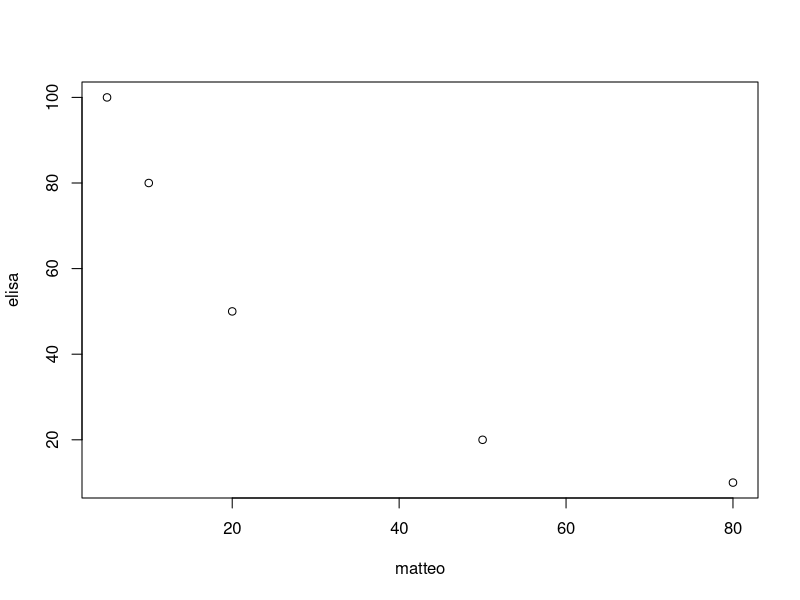
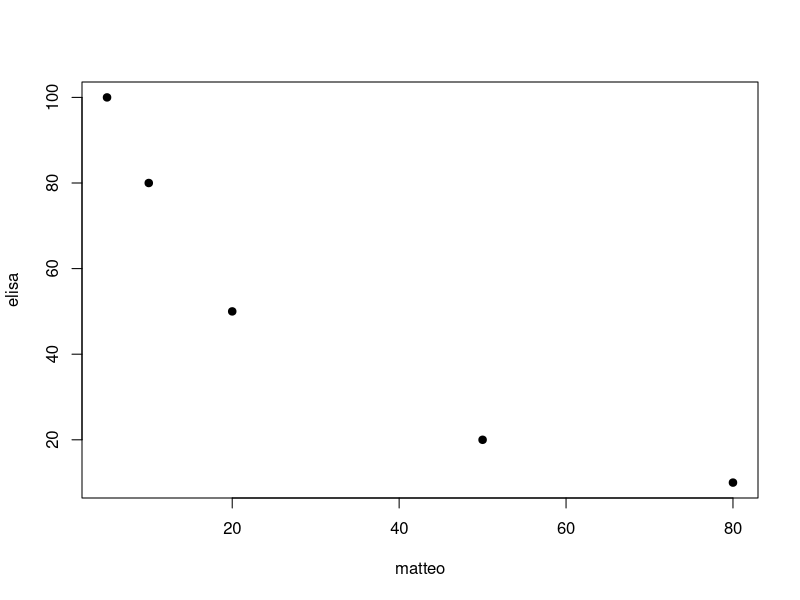
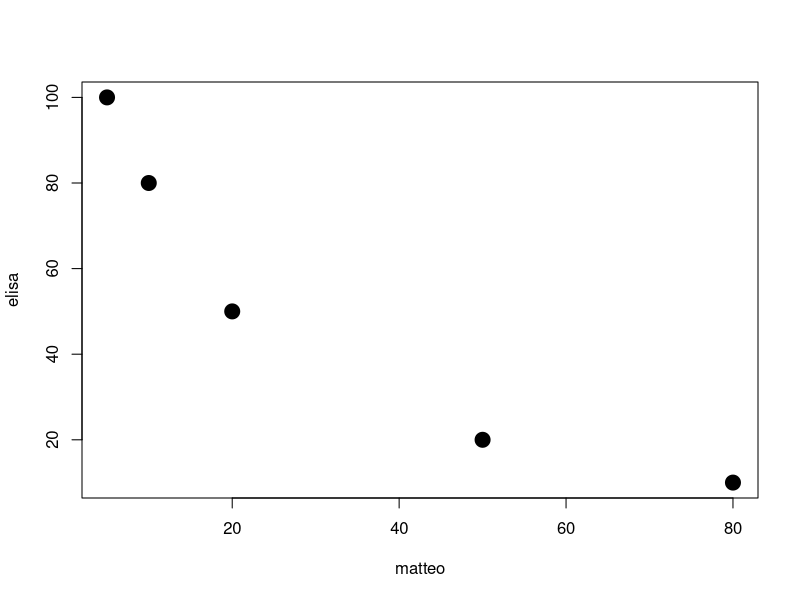
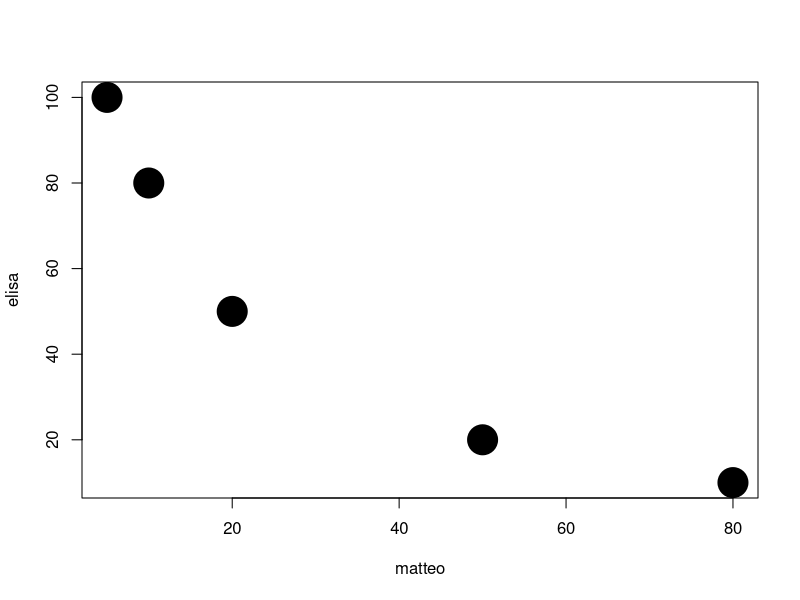
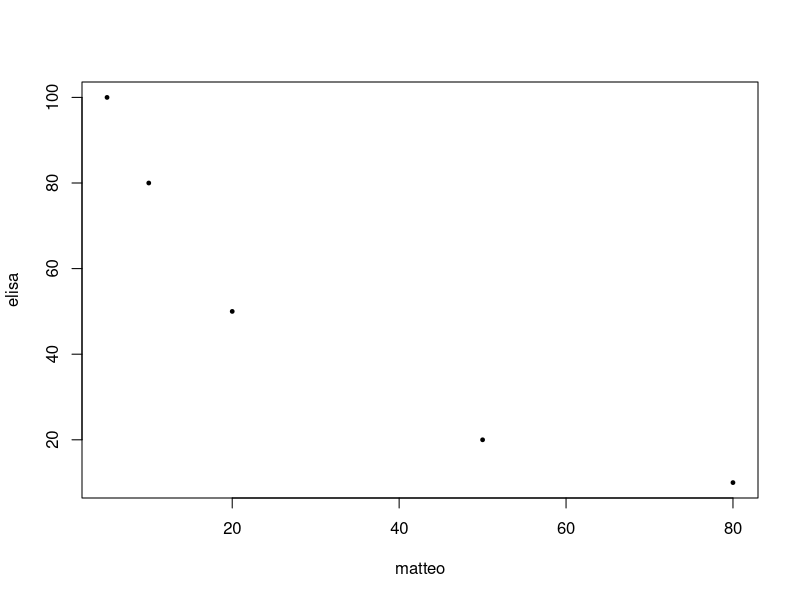
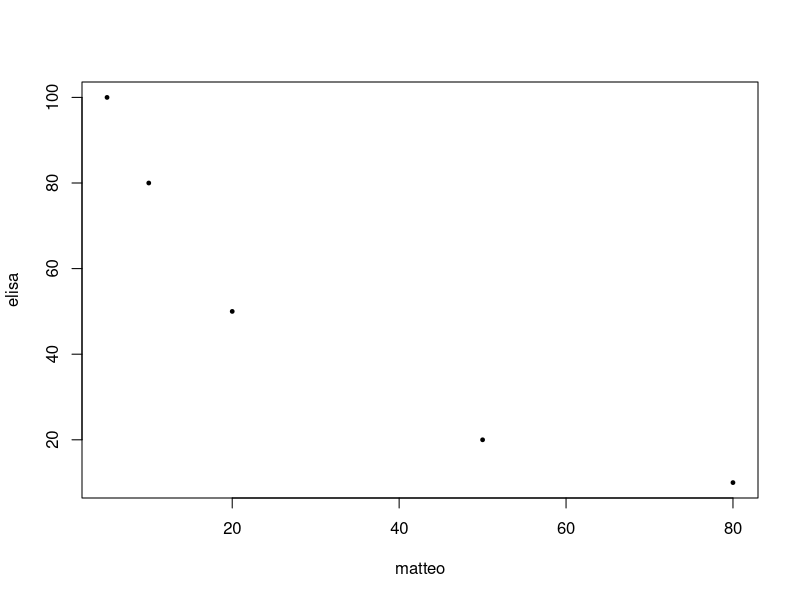

Write the R code that produced these figures, in order.
# Script for using R

# operation
2 + 3 

# an object
samuele <- 2 + 3

# another object
gemma <- 4 + 6

# different ojects
samuele + gemma
samuele * gemma # instead of writing (2+3) * (4+6)
samuele ^ gemma

tma <- 5 * 4

tma + samuele + gemma # 20 + 5 + 10

# we are using the function c()
matteo <- c(5, 10, 20, 50, 80) # an array is a set of elements: this is the array of mammal species

sum(5, 10)
sum (5, 10) # I HATE THIS!!

elisa <- c(100, 80, 50, 20, 10) # an array of human deaths due to a disease 

plot(matteo, elisa)

# changing the point character
plot(matteo, elisa, pch=19)

plot(matteo, elisa, pch=19, cex=2)
plot(matteo, elisa, pch=19, cex=4)
plot(matteo, elisa, pch=19, cex=0.5)
plot(matteo, elisa, pch=19, cex=.5)
